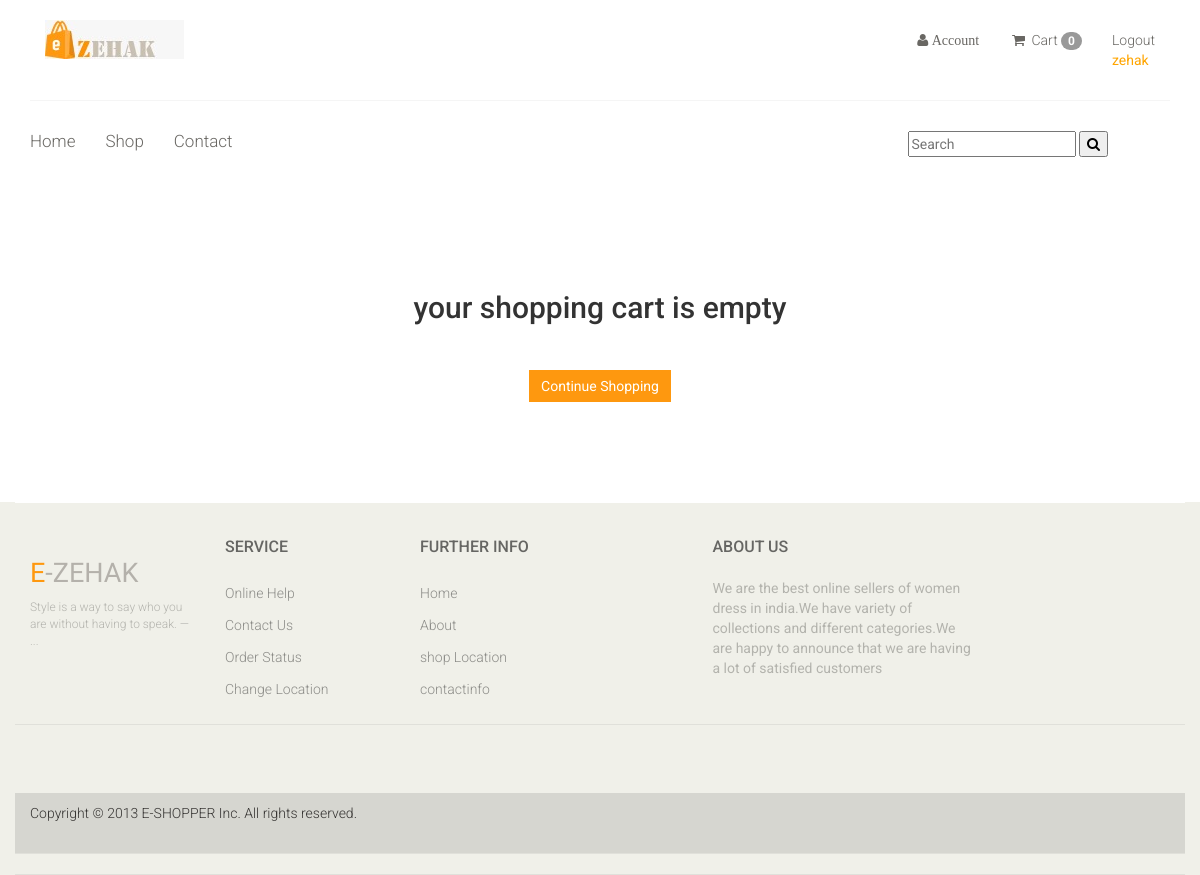
/cart (signed in), run on an earlier commit of the app's database.
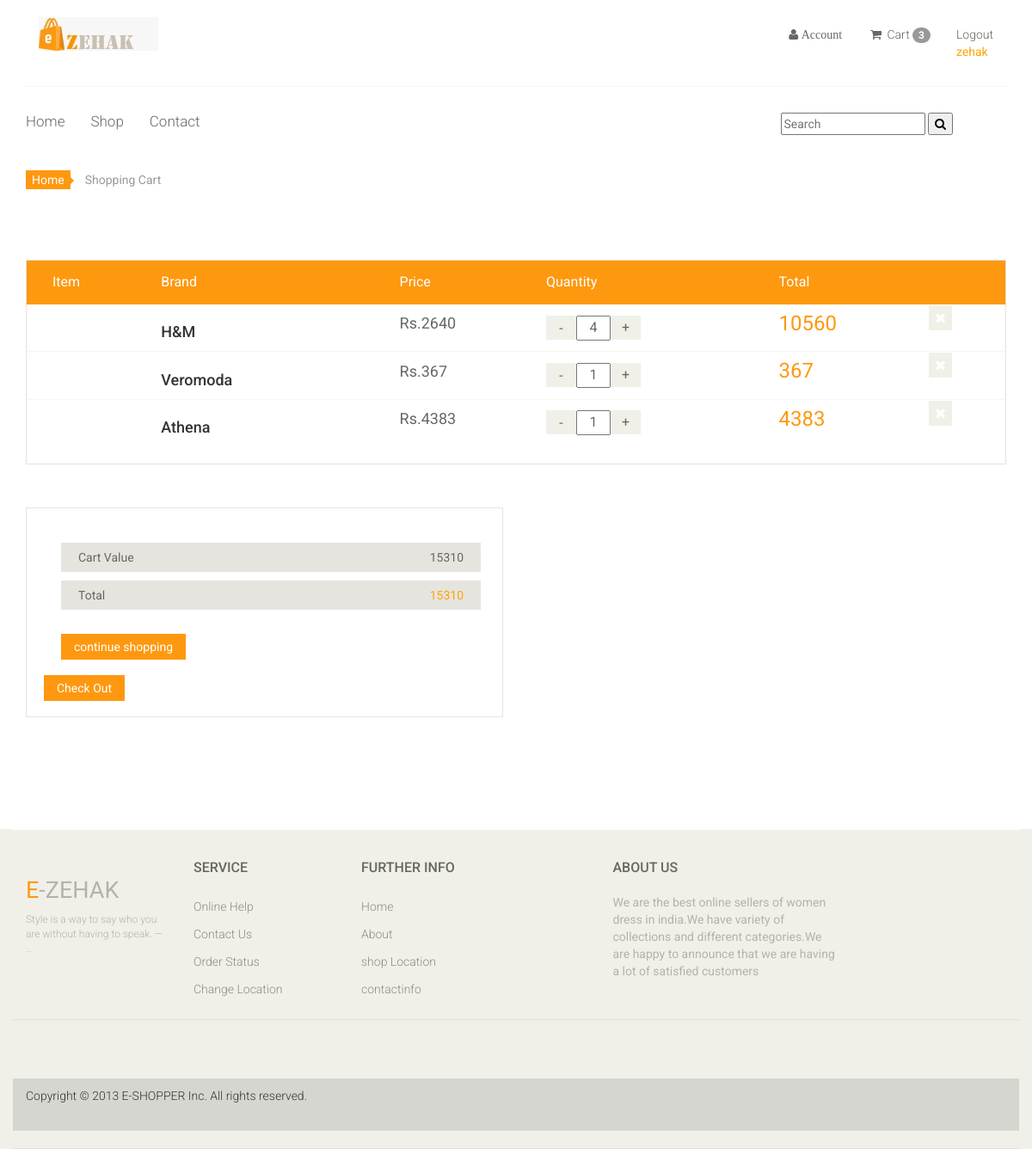
And on a later commit of the database.
### zehak/models.py (models this page shows, shortened)
class CartItem(models.Model):
    user = models.ForeignKey(User ,on_delete=models.CASCADE,null=True)
    product = models.ForeignKey(Product,on_delete=models.CASCADE)
    cart = models.ForeignKey(Cart,on_delete=models.CASCADE,null=True)
    quantity = models.IntegerField()
    is_active = models.BooleanField(default=True)

### week8/models.py (models this page shows, shortened)
class Product(models.Model):
    image1 = models.ImageField(upload_to='photos/productimages')
    image2 = models.ImageField(upload_to='photos/productimages')
    image3 = models.ImageField(upload_to='photos/productimages',blank=True)
    image4 = models.ImageField(upload_to='photos/productimages',blank=True)
    brand = models.CharField(max_length=50)
    productname = models.CharField(max_length=50,unique=True)
    category = models.ForeignKey(Category,on_delete=models.CASCADE)
    price = models.IntegerField()
    offers = models.IntegerField(default=0)
    newprice = models.IntegerField(default=0)
    size = models.ManyToManyField(Size, default='s')
    stock = models.IntegerField()

### zehak/views.py (the view)
# urls.py: path('cart',views.cart,name='cart'),
def cart(request):
    user=request.user
    cart_items=None
    total=0
    quantity=0
    try:
        cart_items = CartItem.objects.filter(user=user, is_active=True)
        for cart_item in cart_items:
            total +=(cart_item.product.newprice * cart_item.quantity)
            sub_total = cart_item.product.newprice * cart_item.quantity
            quantity += cart_item.quantity
    except ObjectDoesNotExist:
        pass
    context ={
        'total' : total,
        'quantity' : quantity,
        'cart_items' : cart_items,
        }
    return render(request,"user/cart.html",context)

### zehak/context_processor.py (called while the page is built)
def counter(request):
    cart_count = 0
    if 'admin' in request.path:
        return {}
    else:
        try:
            cart_items = CartItem.objects.all().filter(user=request.user)
            for cart_item in cart_items:
                cart_count += 1
        except TypeError:
            cart_count = 0
    return dict(cart_count=cart_count)

### templates/user/cart.html (shortened to what this page needs)
{% load static %}
<!DOCTYPE html>
<html lang="en">
<head>
    <link href="{% static 'user/css/bootstrap.min.css' %}" rel="stylesheet">
    <link href="{% static 'user/css/font-awesome.min.css' %}" rel="stylesheet">
    <link href="{% static 'user/css/prettyPhoto.css' %}" rel="stylesheet">
    <link href="{% static 'user/css/price-range.css' %}" rel="stylesheet">
    <link href="{% static 'user/css/animate.css' %}" rel="stylesheet">
	<link href="{% static 'user/css/main.css' %}" rel="stylesheet">
	<link href="{% static 'user/css/responsive.css' %}" rel="stylesheet">
</head>
<body>
	<header id="header">
		<div class="header-middle">
			<div class="container">
				<div class="row">
					<div class="col-md-4 clearfix">
						<div class="logo pull-left">
							<a href="/"><img src="{% static 'user/images/home/zehak.jpeg' %}" alt="" /></a>
						</div>
					</div>
					<div class="col-md-8 clearfix">
						<div class="shop-menu clearfix pull-right">
							<ul class="nav navbar-nav">
								<li class="dropdown"><a href=""><i class="fa fa-user"> Account</i>
								</a>
								</li>
								<li><a href="{% url 'cart' %}"><i class="fa fa-shopping-cart"></i> Cart
									<span class='badge badge-warning' id='lblCartCount'>{{ cart_count }}</span>
								</a></li>
								{% if user.is_authenticated %}
								  <li><a href="{% url 'logout' %}">Logout</a><p style="color: orange;">{{user.username}}</p></li>
								{% else %}
								 <li><a href="userlogin"><i class="fa fa-lock"></i>Login</a></li>
								 <li><a href="register">register</a></li>
								{% endif %}
							</ul>
						</div>
					</div>
				</div>
			</div>
		</div>
		<div class="header-bottom">
			<div class="container">
				<div class="row">
					<div class="col-sm-9">
						<div class="mainmenu pull-left">
							<ul class="nav navbar-nav collapse navbar-collapse">
								<li><a href="/">Home</a></li>
								<li><a href="#">Shop</a>
                                </li>
								<li><a href="">Contact</a></li>
							</ul>
						</div>
					</div>
					<div class="col-sm-3">
						<form action="{% url 'search' %}" method="GET">
						<div><span>
							<input type="text" name="keyword" placeholder="Search"/>
						<button type="submit">
							<i class="fa fa-search" aria-hidden="true"></i>
						</button>
					</span>
					</div>
					</form>
					</div>
				</div>
			</div>
		</div>
	</header>
	<section id="cart_items">
		<div class="container">
			{% if not cart_items %}
			<h2 class="text-center" style="margin-top: 100px;">your shopping cart is empty</h2>
			<br>
			<div class="text-center" style="margin-bottom: 100px;">
				<a href="{% url 'home' %}" class="btn btn-primary">Continue Shopping</a>
			</div>
			{% else %}
			<div class="breadcrumbs">
				<ol class="breadcrumb">
				  <li><a href="#">Home</a></li>
				  <li class="active">Shopping Cart</li>
				</ol>
			</div>
			<div class="table-responsive cart_info">
				<table class="table table-condensed">
					<thead>
						<tr class="cart_menu">
							<td class="image">Item</td>
							<td class="brand">Brand</td>
							<td class="price">Price</td>
							<td class="quantity">Quantity</td>
							<td class="total">Total</td>
							<td></td>
						</tr>
					</thead>
					<tbody>
						{% for cart_item in cart_items %}
						<tr class="product-item" data-index="{{cart_item.id}}">
							<td class="cart_product">
							</td>
							<td class="cart_description">
								<h4 style="padding-right:30px">{{ cart_item.product.brand }}</h4>
							</td>
							<td class="cart_price">
								<p>Rs.{{ cart_item.product.newprice }}</p>
							</td>
							<td class="cart_quantity">
								<div class="cart_quantity_button">
									<button style=" background: #F0F0E9;color: #696763;display: inline-block;font-size: 16px;height: 28px;overflow: hidden;text-align: center;width: 35px;float: left;
									line-height: 28px; border: none;"  class="cart_quantity_down " data-product_id="{{cart_item.product.id}}" data-index="{{cart_item.id}}">-</button>
									<input class="cart_quantity_input" id="qty{{cart_item.id}}" type="text" name="quantity" value="{{ cart_item.quantity }}" autocomplete="off" size="2">
									<a type="button" class="cart_quantity_up" id="{{cart_item.id}}" data-car_id="{{cart_item.id}}" data-pro_id="{{cart_item.product.id}}"> + </a>
								</div>
							</td>
							<td class="cart_total">
								<p class="cart_total_price" id="total{{cart_item.id}}">{%widthratio cart_item.product.newprice 1 cart_item.quantity%}</p>
							</td>
							<td class="cart_delete">
								<a onclick="confirm('Are you sure you want to delete this item? ')" data-index="{{cart_item.product.id}}" href="{% url 'remove_cart_item' cart_item.id %}"><i class="fa fa-times"></i></a>
							</td>
						</tr>
						{% endfor %}
					</tbody>
				</table>
			</div>
		</div>
	</section>
	<section id="do_action">
		<div class="container">
			<div class="heading">
				<div class="row">
				<div class="col-12 col-md-6">
					<div class="total_area">
						<ul>
							<li>Cart Value <span id="subtotal">{{ total }}</span></li>
							<li>Total <span style="color: orange;">{{ total }}</span></li>
						</ul>
							<a class="btn btn-default update" href="{% url 'home' %}">continue shopping</a>
							<form method="POST" action="{% url 'checkout' %}">
							<button type="submit" class="btn btn-default check_out">Check Out</button>
						    </form>
					</div>
				</div>
				</div>
			</div>
			{% endif %}
		</div>
	</section>
	<footer id="footer">
		<div class="footer-top">
			<div class="container">
				<div class="row">
					<div class="col-sm-2">
						<div class="companyinfo">
							<h2><span>e</span>-ZEHAK</h2>
							<p>Style is a way to say who you are without having to speak. — ...</p>
						</div>
					</div>
		<div class="footer-widget">
			<div class="container">
				<div class="row">
					<div class="col-sm-2">
						<div class="single-widget">
							<h2>Service</h2>
							<ul class="nav nav-pills nav-stacked">
								<li><a href="#">Online Help</a></li>
								<li><a href="#">Contact Us</a></li>
								<li><a href="#">Order Status</a></li>
								<li><a href="#">Change Location</a></li>
							</ul>
						</div>
					</div>
					<div class="col-sm-2">
						<div class="single-widget">
							<h2>Further info</h2>
							<ul class="nav nav-pills nav-stacked">
								<li><a href="#">Home</a></li>
								<li><a href="#">About</a></li>
								<li><a href="#">shop Location</a></li>
								<li><a href="#">contactinfo</a></li>
							</ul>
						</div>
					</div>
					<div class="col-sm-3 col-sm-offset-1">
						<div class="single-widget">
							<h2>About Us</h2>
							<p style="color:#B3B3AD;">We are the best online sellers of women dress in india.We have variety of collections and different categories.We are happy to announce that we are having a lot of satisfied customers</p>
						</div>
					</div>
				</div>
			</div>
		</div>
		<div class="footer-bottom">
			<div class="container">
				<div class="row">
					<p class="pull-left">Copyright © 2013 E-SHOPPER Inc. All rights reserved.</p>
				</div>
			</div>
		</div>
	</footer>
</body>
</html>

What changed in the data, as far as the page shows it:
added CartItem: product.brand "H&M", product.newprice "2640", quantity "4", product+quantity "10560"
added CartItem: product.brand "Veromoda", product.newprice "367", quantity "1", product+quantity "367"
added CartItem: product.brand "Athena", product.newprice "4383", quantity "1", product+quantity "4383"
Also different on the page:
{{ cart_count }}: "0" → "3"
{{ total }}: (not shown) → "15310"
text no longer shown: "your shopping cart is empty Continue Shopping"
text now shown: "Home Shopping Cart Item Brand Price Quantity Total Cart Value Total continue shopping Check Out"
